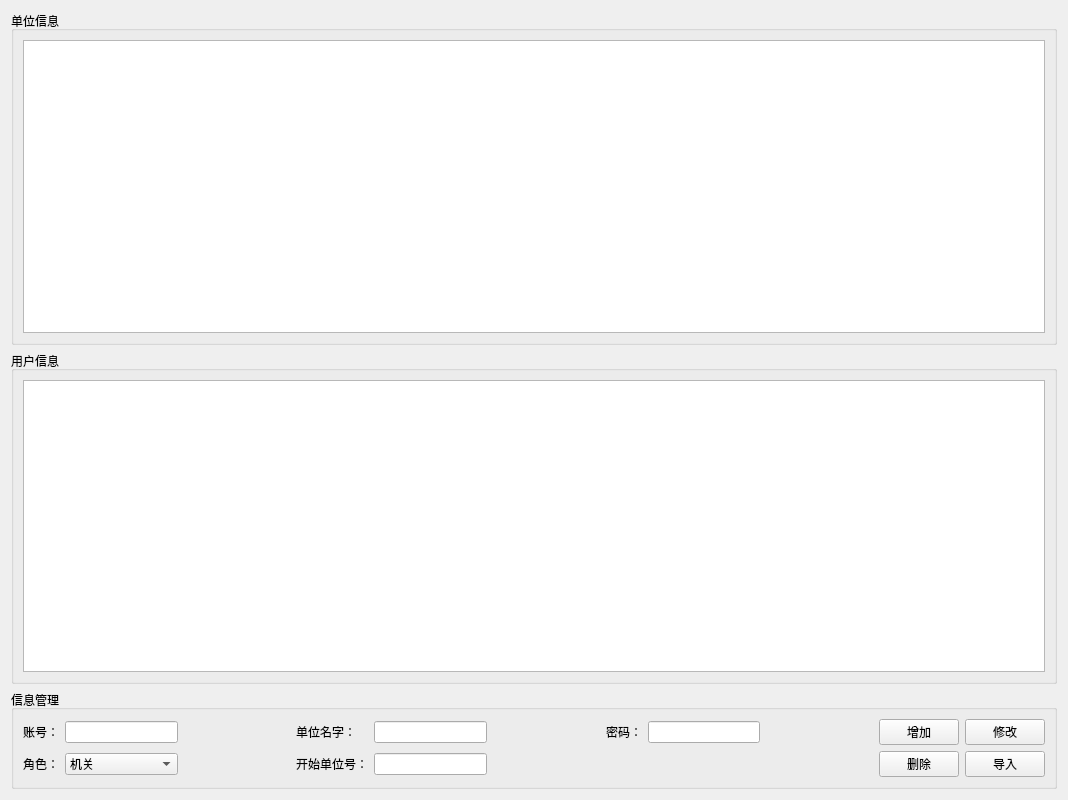
<?xml version="1.0" encoding="UTF-8"?>
<ui version="4.0">
 <class>Form</class>
 <widget class="QWidget" name="Form">
  <property name="geometry">
   <rect>
    <x>0</x>
    <y>0</y>
    <width>1068</width>
    <height>800</height>
   </rect>
  </property>
  <property name="windowTitle">
   <string>Form</string>
  </property>
  <layout class="QGridLayout" name="gridLayout_4">
   <item row="0" column="0">
    <widget class="QGroupBox" name="groupBox_3">
     <property name="title">
      <string>单位信息</string>
     </property>
     <layout class="QGridLayout" name="gridLayout_3">
      <item row="0" column="0">
       <widget class="QTableWidget" name="tw_unitResult"/>
      </item>
     </layout>
    </widget>
   </item>
   <item row="1" column="0">
    <widget class="QGroupBox" name="groupBox">
     <property name="title">
      <string>用户信息</string>
     </property>
     <layout class="QGridLayout" name="gridLayout">
      <item row="0" column="0">
       <widget class="QTableWidget" name="tw_userInfo"/>
      </item>
     </layout>
    </widget>
   </item>
   <item row="2" column="0">
    <widget class="QGroupBox" name="groupBox_2">
     <property name="title">
      <string>信息管理</string>
     </property>
     <layout class="QGridLayout" name="gridLayout_2">
      <item row="0" column="1">
       <widget class="QLineEdit" name="le_accont"/>
      </item>
      <item row="0" column="0">
       <widget class="QLabel" name="label">
        <property name="text">
         <string>账号：</string>
        </property>
       </widget>
      </item>
      <item row="0" column="6">
       <widget class="QLabel" name="label_3">
        <property name="text">
         <string>密码：</string>
        </property>
       </widget>
      </item>
      <item row="0" column="10">
       <widget class="QPushButton" name="pb_update">
        <property name="text">
         <string>修改</string>
        </property>
       </widget>
      </item>
      <item row="1" column="9">
       <widget class="QPushButton" name="pb_del">
        <property name="text">
         <string>删除</string>
        </property>
       </widget>
      </item>
      <item row="0" column="7">
       <widget class="QLineEdit" name="le_pswd"/>
      </item>
      <item row="0" column="9">
       <widget class="QPushButton" name="pb_add">
        <property name="text">
         <string>增加</string>
        </property>
       </widget>
      </item>
      <item row="1" column="3">
       <widget class="QLabel" name="label_5">
        <property name="text">
         <string>开始单位号：</string>
        </property>
       </widget>
      </item>
      <item row="0" column="4">
       <widget class="QLineEdit" name="le_name"/>
      </item>
      <item row="0" column="3">
       <widget class="QLabel" name="label_2">
        <property name="text">
         <string>单位名字：</string>
        </property>
       </widget>
      </item>
      <item row="1" column="0">
       <widget class="QLabel" name="label_4">
        <property name="text">
         <string>角色：</string>
        </property>
       </widget>
      </item>
      <item row="1" column="4">
       <widget class="QLineEdit" name="le_unitID"/>
      </item>
      <item row="1" column="10">
       <widget class="QPushButton" name="pb_input">
        <property name="text">
         <string>导入</string>
        </property>
       </widget>
      </item>
      <item row="1" column="2">
       <spacer name="horizontalSpacer_2">
        <property name="orientation">
         <enum>Qt::Horizontal</enum>
        </property>
        <property name="sizeHint" stdset="0">
         <size>
          <width>40</width>
          <height>20</height>
         </size>
        </property>
       </spacer>
      </item>
      <item row="0" column="5">
       <spacer name="horizontalSpacer_3">
        <property name="orientation">
         <enum>Qt::Horizontal</enum>
        </property>
        <property name="sizeHint" stdset="0">
         <size>
          <width>40</width>
          <height>20</height>
         </size>
        </property>
       </spacer>
      </item>
      <item row="0" column="8">
       <spacer name="horizontalSpacer_4">
        <property name="orientation">
         <enum>Qt::Horizontal</enum>
        </property>
        <property name="sizeHint" stdset="0">
         <size>
          <width>40</width>
          <height>20</height>
         </size>
        </property>
       </spacer>
      </item>
      <item row="0" column="2">
       <spacer name="horizontalSpacer">
        <property name="orientation">
         <enum>Qt::Horizontal</enum>
        </property>
        <property name="sizeHint" stdset="0">
         <size>
          <width>40</width>
          <height>20</height>
         </size>
        </property>
       </spacer>
      </item>
      <item row="1" column="1">
       <widget class="QComboBox" name="cb_role">
        <item>
         <property name="text">
          <string>机关</string>
         </property>
        </item>
        <item>
         <property name="text">
          <string>基地</string>
         </property>
        </item>
        <item>
         <property name="text">
          <string>旅团</string>
         </property>
        </item>
        <item>
         <property name="text">
          <string>库存</string>
         </property>
        </item>
       </widget>
      </item>
     </layout>
    </widget>
   </item>
  </layout>
 </widget>
 <resources/>
 <connections/>
</ui>
